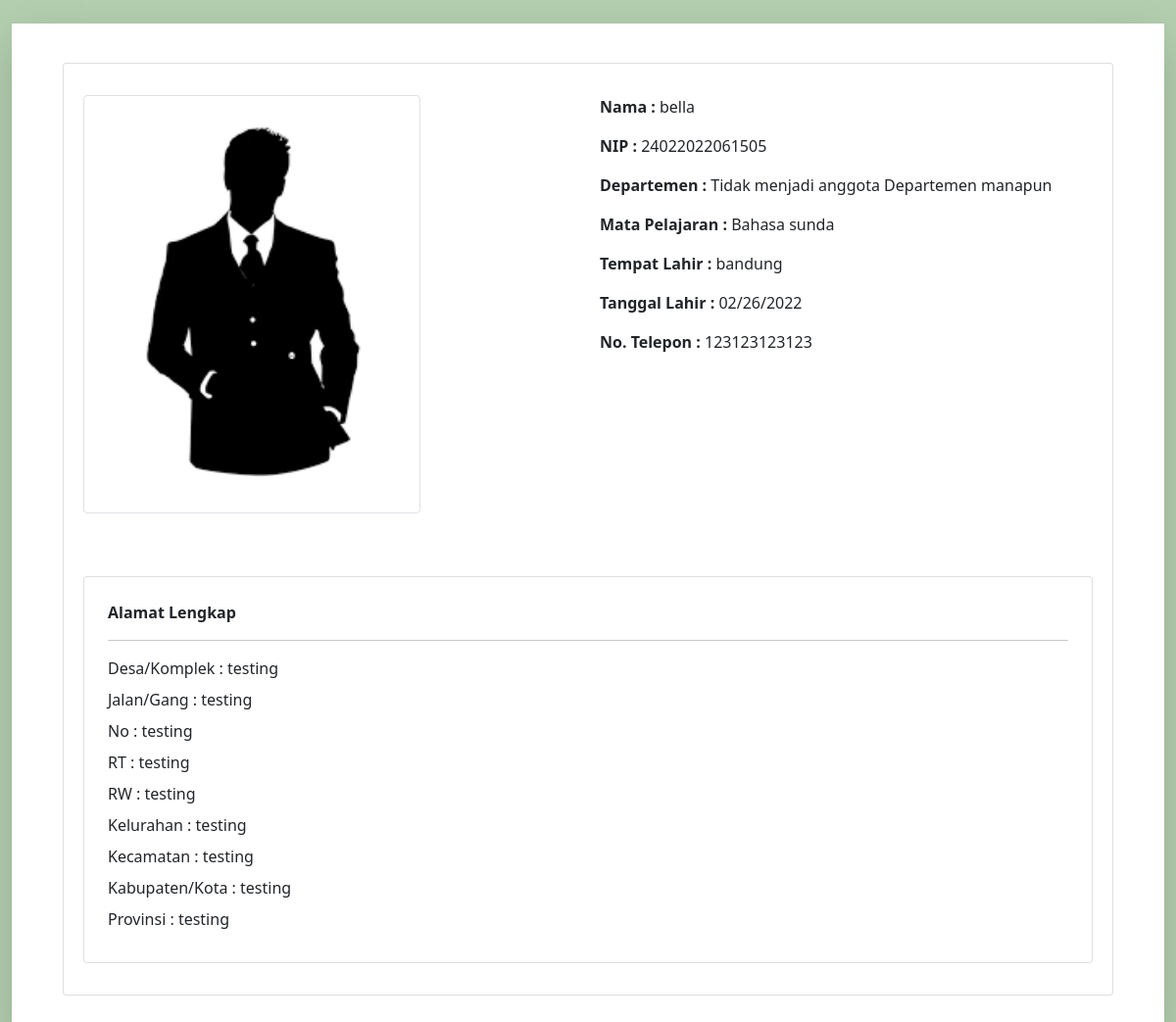
The page /Index/Kepsek/detailTendikdanGuru.php?id=24022022061505 (signed in) on the database its author committed.
### tables this page shows
CREATE TABLE `karyawan` (
  `id` varchar(255) NOT NULL,
  `img` varchar(255) NOT NULL,
  `nama` varchar(255) NOT NULL,
  `departemen` varchar(255) NOT NULL,
  `mataPelajaran` varchar(255) NOT NULL,
  `tempatLahir` varchar(255) NOT NULL,
  `tanggalLahir` varchar(255) NOT NULL,
  `tlp` varchar(255) NOT NULL,
  `desa` varchar(255) NOT NULL,
  `jalan` varchar(255) NOT NULL,
  `noRumah` varchar(255) NOT NULL,
  `rt` varchar(255) NOT NULL,
  `rw` varchar(255) NOT NULL,
  `kelurahan` varchar(255) NOT NULL,
  `kecamatan` varchar(255) NOT NULL,
  `kota` varchar(255) NOT NULL,
  `provinsi` varchar(255) NOT NULL
);

### Index/Kepsek/detailTendikdanGuru.php (the view, shortened to what this page needs)
<!DOCTYPE html>
<html lang="en">
<head>
    <link href="https://cdn.jsdelivr.net/npm/bootstrap@5.1.3/dist/css/bootstrap.min.css" rel="stylesheet">
</head>
<body style="background-color: #b4cfb0;">
    <div class="container-fluid mt-4">
        <?php
include("../../koneksi.php");
$id = $_GET['id'];
$sql = "SELECT * FROM karyawan WHERE id=$id";
$query = mysqli_query($db, $sql);
$row = mysqli_fetch_assoc($query);
?>
        <div class="shadow-lg p-4 mb-4 bg-white">
            <div class="modal-body">
                <div class="container-fluid">
                    <div class="card">
                        <div class="row p-2">
                            <div class="col-6 p-4">
                                <img src="../../uploadimages/images<?php echo $row['img'] ?>" class="img-thumbnail"
                                    width="70%" alt="">
                            </div>
                            <div class="col-6 mt-4">
                                <p><b>Nama :</b> <?php echo $row['nama']; ?></p>
                                <p><b>NIP :</b> <?php echo $row['id']; ?></p>
                                <p><b>Departemen :</b> <?php echo $row['departemen']; ?></p>
                                <p><b>Mata Pelajaran :</b> <?php echo $row['mataPelajaran']; ?></p>
                                <p><b>Tempat Lahir :</b> <?php echo $row['tempatLahir']; ?></p>
                                <p><b>Tanggal Lahir :</b> <?php echo $row['tanggalLahir']; ?></p>
                                <p><b>No. Telepon :</b> <?php echo $row['tlp']; ?></p>
                            </div>
                        </div>
                        <div class="row p-2">
                            <div class="col-12 p-4">
                                <div class="card p-4">
                                    <dt>Alamat Lengkap</dt>
                                    <hr width="100%">
                                    <dd>Desa/Komplek : <?php echo $row['desa']; ?></dd>
                                    <dd>Jalan/Gang : <?php echo $row['jalan']; ?></dd>
                                    <dd>No : <?php echo $row['noRumah']; ?></dd>
                                    <dd>RT : <?php echo $row['rt']; ?></dd>
                                    <dd>RW : <?php echo $row['rw']; ?></dd>
                                    <dd>Kelurahan : <?php echo $row['kelurahan']; ?></dd>
                                    <dd>Kecamatan : <?php echo $row['kecamatan']; ?></dd>
                                    <dd>Kabupaten/Kota : <?php echo $row['kota']; ?></dd>
                                    <dd>Provinsi : <?php echo $row['provinsi']; ?></dd>
                                </div>
                            </div>
                        </div>
                    </div>
                </div>
            </div>
        </div>
</body>
</html>

### rows shown on the page
karyawan: img (picture), nama "bella", id "24022022061505", departemen "Tidak menjadi anggota Departemen manapun", mataPelajaran "Bahasa sunda", tempatLahir "bandung", tanggalLahir "02/26/2022", tlp "123123123123", desa "testing", jalan "testing", noRumah "testing", rt "testing", rw "testing", kelurahan "testing", kecamatan "testing", kota "testing", provinsi "testing"
